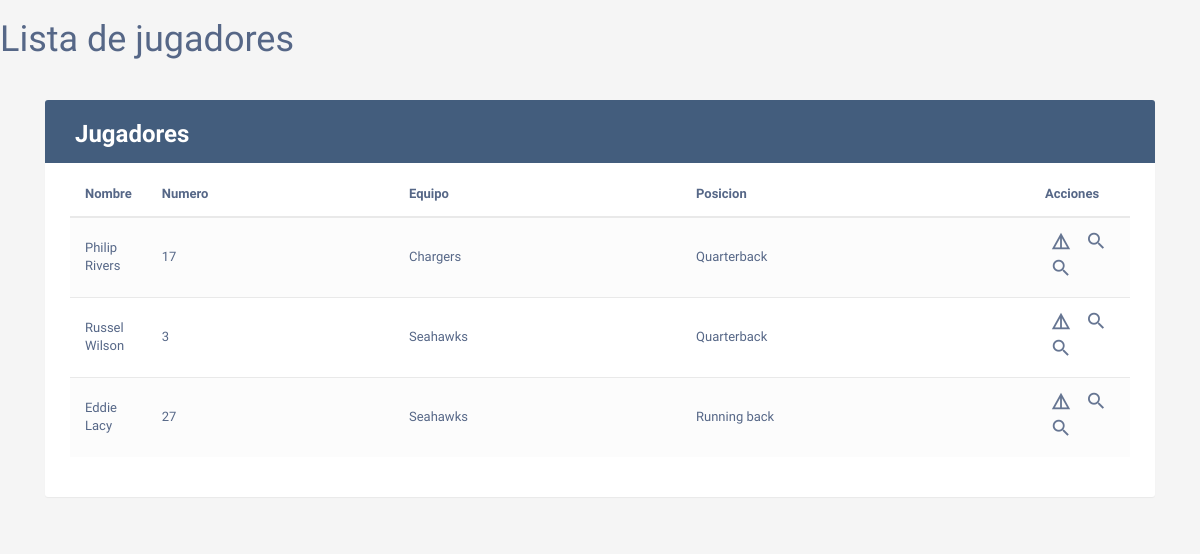
Page /lista-jugadores/ on the committed database.
### AppNLFP/models.py (models this page shows, shortened)
class Jugador(models.Model):
    nombreJugador = models.CharField(max_length=30)
    numeroJugador = models.IntegerField()
    equipo = models.CharField(max_length=30)
    posicion = models.CharField(max_length=30)
    timestamp = models.DateTimeField(auto_now_add=True)

### AppNLFP/views.py (the view)
# urls.py: path('lista-jugadores/',views.listaJugadores,name="lista_jugadores_view"),
def listaJugadores(request):
    queryset = Jugador.objects.all()
    context = {
        "lista_jugadores" : queryset
    }
    return render(request,"home/lista-jugadores.html",context)

### templates/home/lista-jugadores.html (shortened to what this page needs)
{% extends "base.html" %}
{% block content %}
<h1>Lista de jugadores</h1>
    <div class="container">
        <div class="table-wrapper">
            <div class="table-title">
                <div class="row">
                    <div class="col-sm-6">
						<h2><b>Jugadores</b></h2>
					</div>
                </div>
            </div>
            <table class="table table-striped table-hover">
                <thead>
                    <tr>
                        <th>Nombre</th>
                        <th>Numero</th>
						<th>Equipo</th>
                        <th>Posicion</th>
                        <th>Acciones</th>
                    </tr>
                </thead>
                <tbody>
                    {% for jugador in lista_jugadores  %}
                    <tr>
                        <td>{{jugador.nombreJugador}}</td>
                        <td>{{jugador.numeroJugador}}</td>
						<td>{{jugador.equipo}}</td>
                        <td>{{jugador.posicion}}</td>
                        <td>
							<a href="{%url 'detalle_jugador_view' jugador.id%}"><i class="material-icons" data-toggle="tooltip" title="Detalles">details</i></a>
							<a href="{%url 'jugadores_posicion_view' jugador.posicion%}"><i class="material-icons" data-toggle="tooltip" title="Posicion">search</i></a>
							<a href="{%url 'jugadores_equipo_view' jugador.equipo%}"><i class="material-icons" data-toggle="tooltip" title="Equipo">search</i></a>
                        </td>
                    </tr>
                    {% endfor %}
                </tbody>
            </table>
        </div>
    </div>
{% endblock %}

### templates/base.html (shortened to what this page needs)
{%load staticfiles%}
<!DOCTYPE html>
<html lang="en">
<head>
    <link rel="stylesheet" href="{% static 'bootstrap/css/bootstrap.min.css' %}">
<link rel="stylesheet" href="https://maxcdn.bootstrapcdn.com/font-awesome/4.7.0/css/font-awesome.min.css">
<link rel="stylesheet" href="https://maxcdn.bootstrapcdn.com/bootstrap/3.3.7/css/bootstrap.min.css">
</head>
<body>
    {%block content%}
    {%endblock%}
</body>
</html>

### templates/base.html (style rules this page uses)
body { color: #566787; background: #f5f5f5; font-family: 'Varela Round', sans-serif; font-size: 13px; }
.table-wrapper { background: #fff; padding: 20px 25px; margin: 30px 0; border-radius: 3px; box-shadow: 0 1px 1px rgba(0,0,0,.05); }
.table-title { padding-bottom: 15px; background: #435d7d; color: #fff; padding: 16px 30px; margin: -20px -25px 10px; border-radius: 3px 3px 0 0; }
.table-title h2 { margin: 5px 0 0; font-size: 24px; }
table.table tr th, table.table tr td { border-color: #e9e9e9; padding: 12px 15px; vertical-align: middle; }
table.table tr th:first-child { width: 60px; }
table.table tr th:last-child { width: 100px; }
table.table-striped tbody tr:nth-of-type(odd) { background-color: #fcfcfc; }
table.table td:last-child i { opacity: 0.9; font-size: 22px; margin: 0 5px; }
table.table td a { font-weight: bold; color: #566787; display: inline-block; text-decoration: none; outline: none !important; }
table.table td i { font-size: 19px; }

### rows in the picture
Jugador: nombreJugador "Philip Rivers", numeroJugador "17", equipo "Chargers", posicion "Quarterback"
Jugador: nombreJugador "Russel Wilson", numeroJugador "3", equipo "Seahawks", posicion "Quarterback"
Jugador: nombreJugador "Eddie Lacy", numeroJugador "27", equipo "Seahawks", posicion "Running back"
